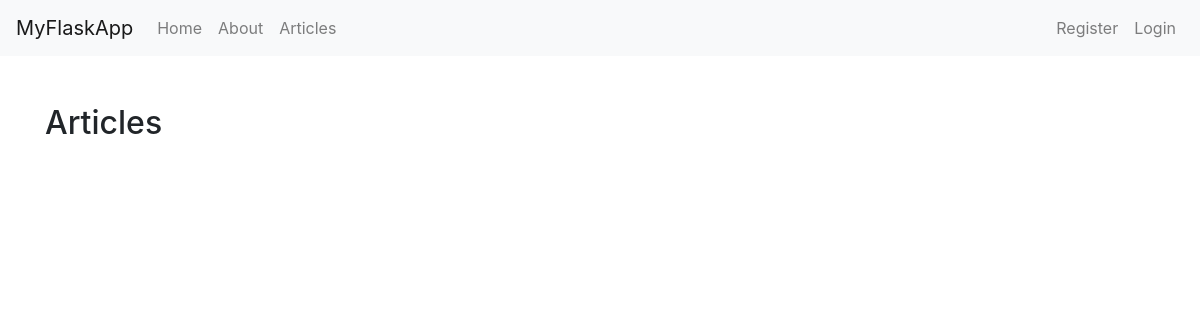
Page /articles on the earlier database version.
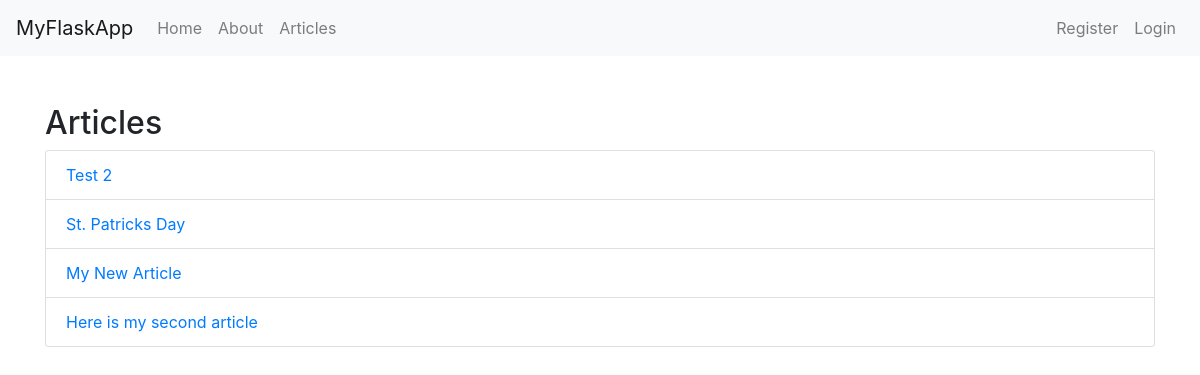
Same page on the later database version.
### tables this page shows
CREATE TABLE `articles` (
	`record`	INTEGER PRIMARY KEY AUTOINCREMENT,
	`title`	TEXT,
	`author`	TEXT,
	`body`	TEXT,
	`create_date`	TEXT DEFAULT CURRENT_TIMESTAMP
);

### app.py (the view)
@app.route('/articles')
def articles():
    connection = sqlite3.connect(DATABASE)
    connection.row_factory = sqlite3.Row
    cur = connection.cursor()
    result = cur.execute("SELECT * FROM articles")
    articles = result.fetchall()
    if articles != None:
        return render_template('articles.html', articles=articles)
    else:
        msg = 'No Articles Found.'
        return render_template('articles.html', msg=msg)
    cur.close()

### templates/articles.html
{% extends 'layout.html' %}
{% block body %}
    <br>
    <h2>Articles</h2>
    <ul class="list-group">
        {% for article in articles %}
            <li class="list-group-item"><a href="article/{{article.record}}">{{article.title}}</a></li>
        {% endfor %}
    </ul>
{% endblock %}

Differences in the rows shown:
added articles: title "Test 2"
added articles: title "St. Patricks Day"
added articles: title "My New Article"
added articles: title "Here is my second article"
